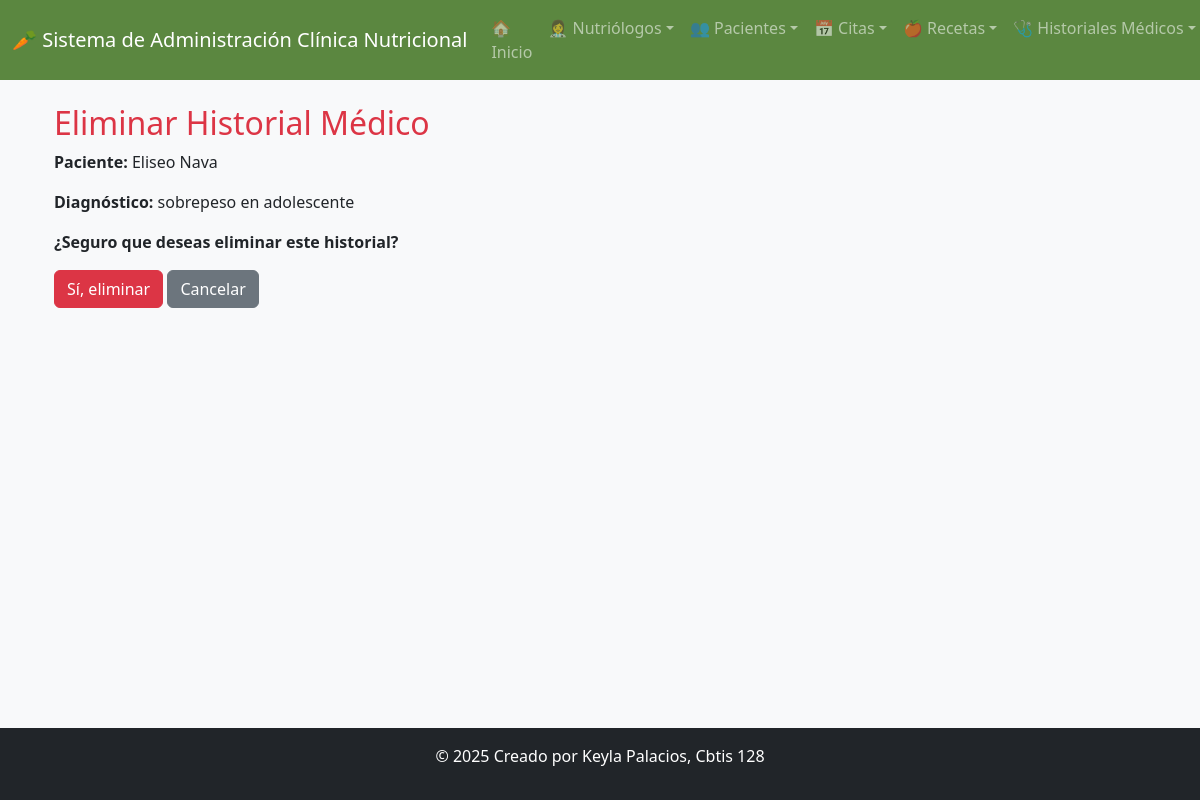
/borrar_historial/2/, run on the app's committed database.
### app_clinicanutricional/models.py (models this page shows, shortened)
class HistorialMedico(models.Model):
    enfermedades = models.TextField()
    alergias = models.CharField(max_length=200, blank=True, null=True)
    diagnostico = models.TextField()
    peso = models.DecimalField(max_digits=5, decimal_places=2)
    id_paciente = models.ForeignKey('Paciente', on_delete=models.CASCADE)

class Paciente(models.Model):
    nombre = models.CharField(max_length=50)
    apellido = models.CharField(max_length=50)
    telefono = models.CharField(max_length=10)
    fechnacimiento = models.DateField()
    correo = models.EmailField(unique=True)
    direccion = models.CharField(max_length=100)
    sexo = models.CharField(
        max_length=10,
        choices=[
            ('Femenino', 'Femenino'),
            ('Masculino', 'Masculino')
        ]
    )
    id_nut = models.ForeignKey(
        Nutriologo,
        on_delete=models.CASCADE,
        related_name='pacientes'
    )
    class Meta:
        verbose_name = "Paciente"
        verbose_name_plural = "Pacientes"

### app_clinicanutricional/views.py (the view)
# urls.py: path('borrar_historial/<int:id>/', views.borrar_historial, name='borrar_historial'),
def borrar_historial(request, id):
    historial = get_object_or_404(HistorialMedico, id=id)
    if request.method == 'POST':
        historial.delete()
        return redirect('ver_historiales')
    return render(request, 'historiales/borrar_historial.html', {'historial': historial})

### app_clinicanutricional/templates/historiales/borrar_historial.html (shortened to what this page needs)
{% extends 'base.html' %}
{% block content %}
<div class="container mt-4">
    <h2 class="text-danger">Eliminar Historial Médico</h2>
    <p><strong>Paciente:</strong> {{ historial.id_paciente.nombre }} {{ historial.id_paciente.apellido }}</p>
    <p><strong>Diagnóstico:</strong> {{ historial.diagnostico }}</p>
    <p><strong>¿Seguro que deseas eliminar este historial?</strong></p>
    <form method="post">
        <button type="submit" class="btn btn-danger">Sí, eliminar</button>
        <a href="{% url 'ver_historiales' %}" class="btn btn-secondary">Cancelar</a>
    </form>
</div>
{% endblock %}

### data on the page
HistorialMedico: id_paciente.nombre "Eliseo", id_paciente.apellido "Nava", diagnostico "sobrepeso en adolescente"
